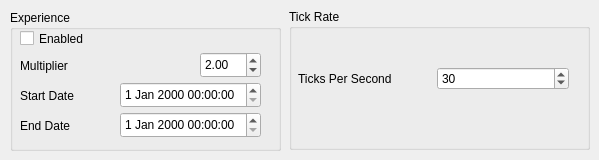
     <widget class="QWidget" name="tab">
      <attribute name="title">
       <string>Modifiers</string>
      </attribute>
      <widget class="QGroupBox" name="groupBox_8">
       <property name="geometry">
        <rect>
         <x>10</x>
         <y>10</y>
         <width>271</width>
         <height>141</height>
        </rect>
       </property>
       <property name="title">
        <string>Experience</string>
       </property>
       <widget class="QCheckBox" name="xp_mod_check">
        <property name="geometry">
         <rect>
          <x>10</x>
          <y>20</y>
          <width>191</width>
          <height>17</height>
         </rect>
        </property>
        <property name="text">
         <string>Enabled</string>
        </property>
       </widget>
       <widget class="QWidget" name="horizontalLayoutWidget">
        <property name="geometry">
         <rect>
          <x>10</x>
          <y>40</y>
          <width>241</width>
          <height>31</height>
         </rect>
        </property>
        <layout class="QHBoxLayout" name="horizontalLayout_11">
         <item>
          <widget class="QLabel" name="xp_mod_multiplier_label">
           <property name="text">
            <string>Multiplier</string>
           </property>
          </widget>
         </item>
         <item>
          <widget class="QDoubleSpinBox" name="xp_mod_multiplier_spin">
           <property name="minimumSize">
            <size>
             <width>61</width>
             <height>26</height>
            </size>
           </property>
           <property name="maximumSize">
            <size>
             <width>61</width>
             <height>26</height>
            </size>
           </property>
           <property name="value">
            <double>2.000000000000000</double>
           </property>
          </widget>
         </item>
        </layout>
       </widget>
       <widget class="QWidget" name="horizontalLayoutWidget_2">
        <property name="geometry">
         <rect>
          <x>10</x>
          <y>70</y>
          <width>241</width>
          <height>31</height>
         </rect>
        </property>
        <layout class="QHBoxLayout" name="horizontalLayout_12">
         <item>
          <widget class="QLabel" name="xp_mod_startdate_label">
           <property name="text">
            <string>Start Date</string>
           </property>
          </widget>
         </item>
         <item>
          <widget class="QDateTimeEdit" name="xp_mod_startdate_edit">
           <property name="minimumSize">
            <size>
             <width>141</width>
             <height>26</height>
            </size>
           </property>
           <property name="maximumSize">
            <size>
             <width>141</width>
             <height>26</height>
            </size>
           </property>
          </widget>
         </item>
        </layout>
       </widget>
       <widget class="QWidget" name="horizontalLayoutWidget_3">
        <property name="geometry">
         <rect>
          <x>10</x>
          <y>100</y>
          <width>241</width>
          <height>31</height>
         </rect>
        </property>
        <layout class="QHBoxLayout" name="horizontalLayout_13">
         <item>
          <widget class="QLabel" name="xp_mod_enddate_label">
           <property name="text">
            <string>End Date</string>
           </property>
          </widget>
         </item>
         <item>
          <widget class="QDateTimeEdit" name="xp_mod_enddate_edit">
           <property name="minimumSize">
            <size>
             <width>141</width>
             <height>26</height>
            </size>
           </property>
           <property name="maximumSize">
            <size>
             <width>141</width>
             <height>26</height>
            </size>
           </property>
          </widget>
         </item>
        </layout>
       </widget>
      </widget>
      <widget class="QGroupBox" name="groupBox_9">
       <property name="geometry">
        <rect>
         <x>289</x>
         <y>9</y>
         <width>301</width>
         <height>141</height>
        </rect>
       </property>
       <property name="title">
        <string>Tick Rate</string>
       </property>
       <widget class="QWidget" name="horizontalLayoutWidget_4">
        <property name="geometry">
         <rect>
          <x>9</x>
          <y>30</y>
          <width>271</width>
          <height>80</height>
         </rect>
        </property>
        <layout class="QHBoxLayout" name="horizontalLayout_14">
         <item>
          <widget class="QLabel" name="label">
           <property name="text">
            <string>Ticks Per Second</string>
           </property>
          </widget>
         </item>
         <item>
          <widget class="QSpinBox" name="ticksPerSecond">
           <property name="minimum">
            <number>1</number>
           </property>
           <property name="maximum">
            <number>1000</number>
           </property>
           <property name="value">
            <number>30</number>
           </property>
          </widget>
         </item>
        </layout>
       </widget>
      </widget>
     </widget>
